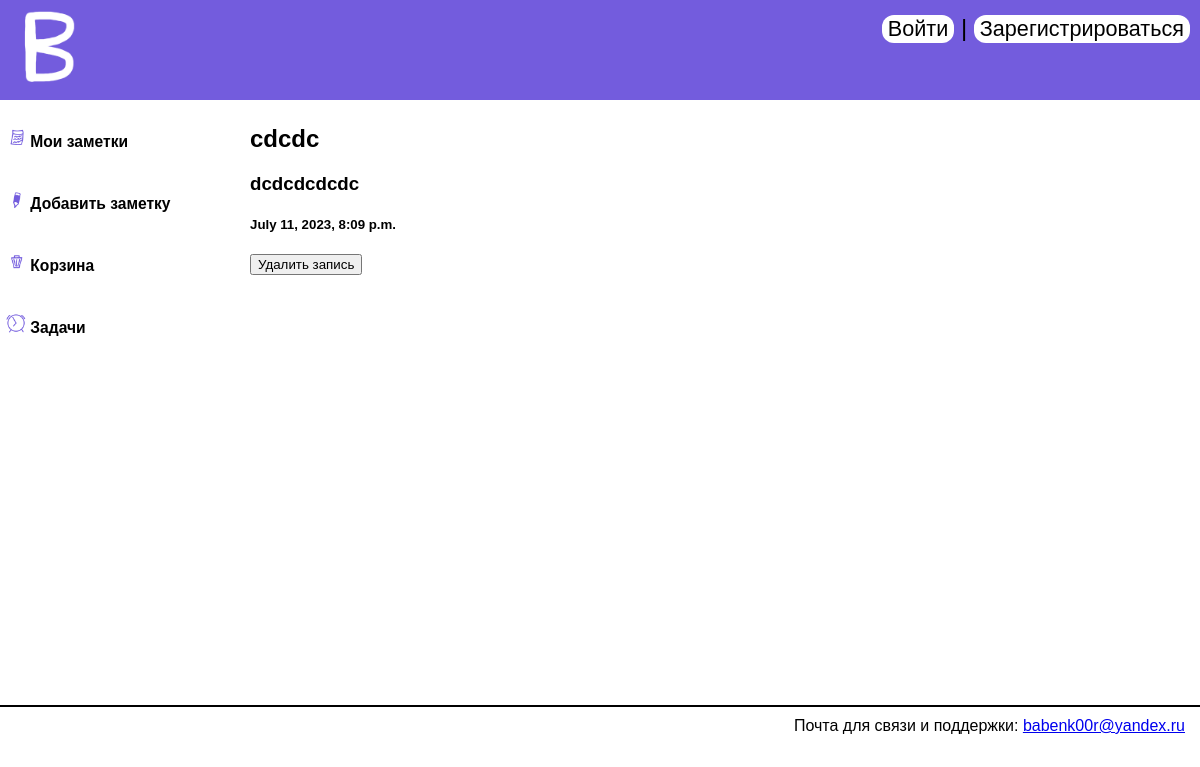
/check_note/110, run on the app's committed database.
### main/models.py (models this page shows)
class Content(models.Model):
    title = models.CharField(max_length=255, verbose_name="Название записки")
    text = models.TextField(blank=True, verbose_name="Текст записки")
    user_id = models.CharField(max_length=255)
    time_create = models.DateTimeField(auto_now_add=True)
    last_time_update = models.DateTimeField(auto_now=True, verbose_name="Дата последнего изменения")

### main/views.py (the view)
# urls.py: path('check_note/<int:post_id>', Check_note, name='check_note'),
def Check_note(request, post_id):
    note = get_object_or_404(Content, id=post_id)
    return render(request, 'main/check_note.html', {'note': note, 'menu': menu})

### main/templates/main/check_note.html
{% extends 'main/base.html' %}
{% block content %}
<h2>{{ note.title }}</h2>
<h3>{{ note.text }}</h3>
<h5>{{ note.last_time_update }}</h5>
    <a href="{% url 'delete_note' note.id %}"><button type="submit" class="buttons">Удалить запись</button></a>
{% endblock %}

### main/static/main/css/styles.css (style rules this page uses)
html, body { font-family: 'arial'; margin: 0px; }

### data on the page
Content: title "cdcdc", text "dcdcdcdcdc", last_time_update "July 11, 2023, 8:09 p.m."

### other printed values
{{ p.title }} "Мои заметки" "Добавить заметку" "Корзина" "Задачи"
